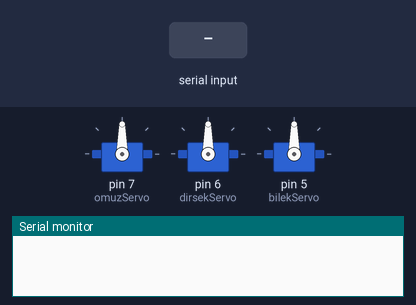
A sketch run on a simulated Arduino Uno, built with avr-gcc and run on an emulated ATmega328P. Shown: 3 × servo, the last lines printed to the serial monitor. Inputs (shaded band) come from the test bench.

Above: at 1.2 s.
1.3 s: "90,45,200\n" received over Serial
At 1.8 s:
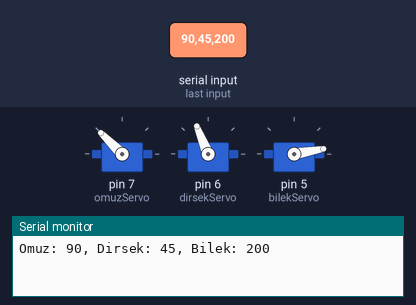
2.8 s: "30,150,10\n" received over Serial
At 4.0 s:
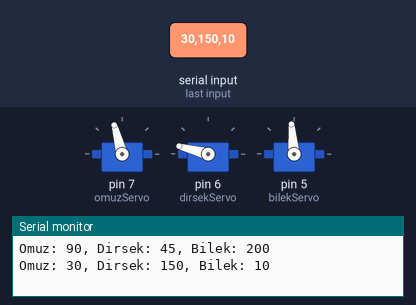
4.3 s: "90,45\n" received over Serial
At 5.1 s:
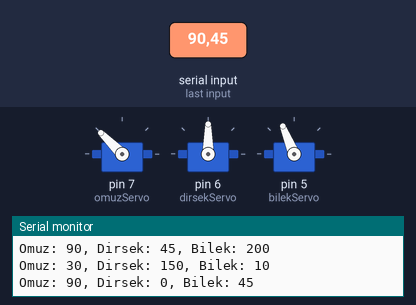
5.8 s: "30,150\n" received over Serial
At 6.3 s:
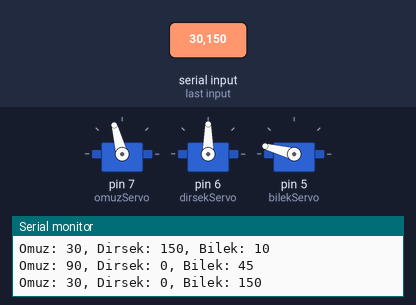
7.3 s: "90\n" received over Serial
At 8.5 s:
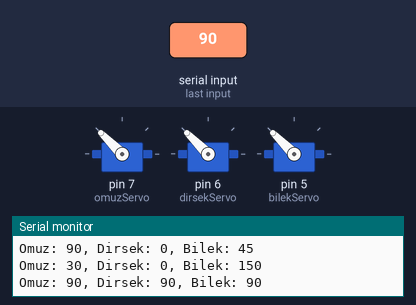
8.8 s: "200\n" received over Serial
At 9.7 s:
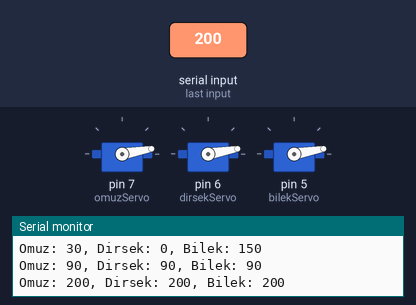
Timing chart, 0 to 11.3 s (numbered marks = the images above; inputs shaded):
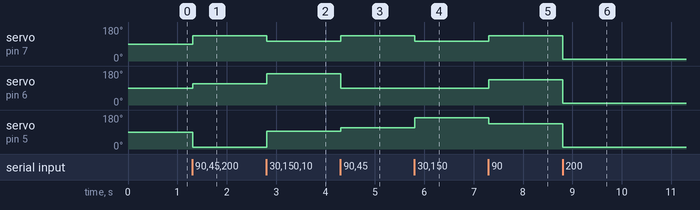

The sketch:

sketch_jan5a.ino
```cpp
#include <Servo.h>

Servo omuzServo;  // Omuz için servo
Servo dirsekServo; // Dirsek için servo
Servo bilekServo;  // Bilek için servo

int omuzAci, dirsekAci, bilekAci;

void setup() {
  Serial.begin(9600);

  omuzServo.attach(7);   // Omuz servosu, pin
  dirsekServo.attach(6); // Dirsek servosu, pin
  bilekServo.attach(5);  // Bilek servosu, pin
}

void loop() {
  if (Serial.available() > 0) {
    String veri = Serial.readStringUntil('\n');  // Seri veriyi oku
    int ayrac1 = veri.indexOf(',');
    int ayrac2 = veri.lastIndexOf(',');

    // Veriyi ayrıştır
    omuzAci = veri.substring(0, ayrac1).toInt();
    dirsekAci = veri.substring(ayrac1 + 1, ayrac2).toInt();
    bilekAci = veri.substring(ayrac2 + 1).toInt();

    // Servo açılarını -180 ile 180 arasında normalleştir
    omuzServo.write(map(normalizeAci(omuzAci), -180, 180, 0, 180));
    dirsekServo.write(map(normalizeAci(dirsekAci), -180, 180, 0, 180));
    bilekServo.write(map(normalizeAci(bilekAci), -180, 180, 0, 180));

    // Debug için yazdır
    Serial.print("Omuz: "); Serial.print(omuzAci);
    Serial.print(", Dirsek: "); Serial.print(dirsekAci);
    Serial.print(", Bilek: "); Serial.println(bilekAci);
  }
}

int normalizeAci(int angle) {
  // Açıyı -180 ile 180 arasında normalize et
  while (angle > 180) {
    angle -= 360;
  }
  while (angle < -180) {
    angle += 360;
  }
  return angle;
}
```

Measured:
- after the input at 1.3 s, servo on pin 7 (omuzServo): 90° → 135° at once; servo on pin 6 (dirsekServo): 90° → 112° at once; servo on pin 5 (bilekServo): 90° → 10° at once
- after the input at 2.8 s, servo on pin 7 (omuzServo): 135° → 105° at once; servo on pin 6 (dirsekServo): 112° → 165° at once; servo on pin 5 (bilekServo): 10° → 95° at once
- after the input at 4.3 s, servo on pin 7 (omuzServo): 105° → 135° at once; servo on pin 6 (dirsekServo): 165° → 90° at once; servo on pin 5 (bilekServo): 95° → 112° at once
- after the input at 5.8 s, servo on pin 7 (omuzServo): 135° → 105° at once; servo on pin 5 (bilekServo): 112° → 165° at once
- after the input at 7.3 s, servo on pin 7 (omuzServo): 105° → 135° at once; servo on pin 6 (dirsekServo): 90° → 135° at once; servo on pin 5 (bilekServo): 165° → 135° at once
- after the input at 8.8 s, servo on pin 7 (omuzServo), servo on pin 6 (dirsekServo), servo on pin 5 (bilekServo): 135° → 10° at once
